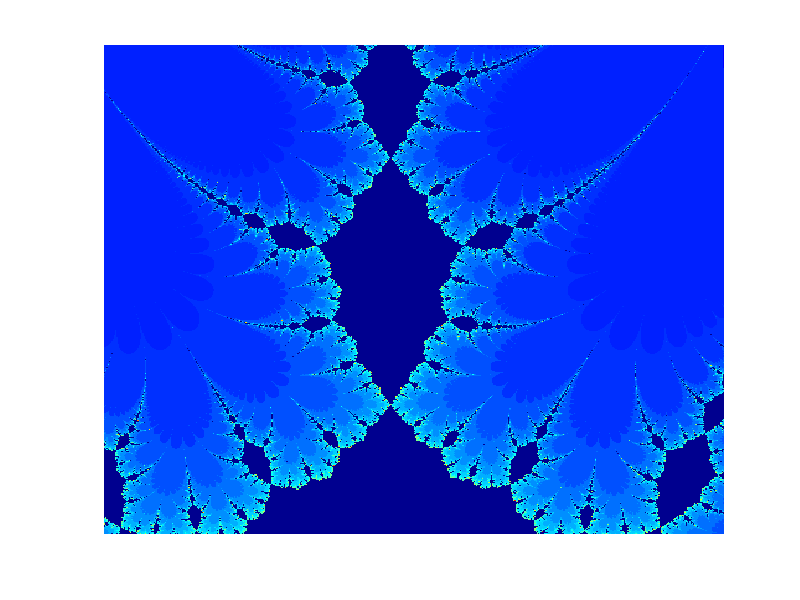

MATLAB code for this plot:
nSteps = 500;
maxIter = 64;

xSpan = linspace(-1.242,-0.254,nSteps);
ySpan = linspace(0.306,1.085,nSteps);

[x,y] = meshgrid(xSpan,ySpan);

z0 = x + sqrt(-1)*y;
z = z0;
m = zeros(size(z));
k = 2;

for n = 1:maxIter
    z=sin(k*z);
    m(isnan(z) & ~m)=n;
end

imagesc(xSpan,ySpan,m)
axis xy equal off
colormap(jet)